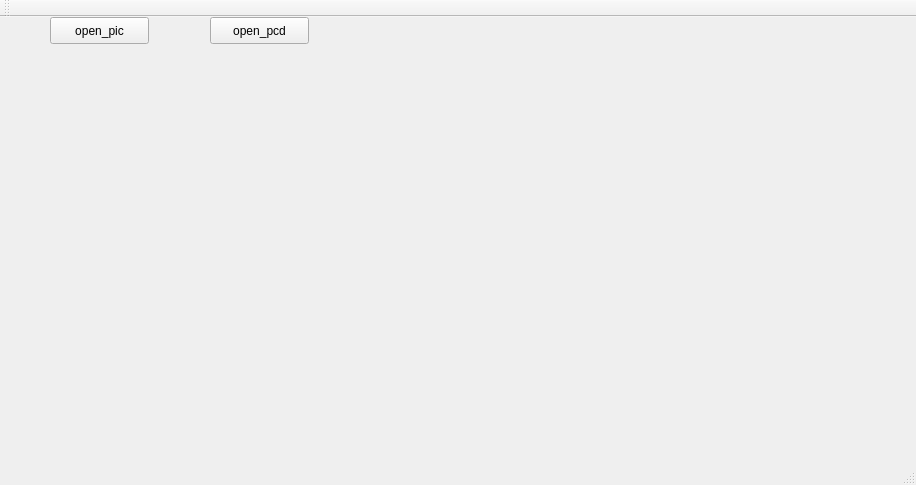
<?xml version="1.0" encoding="UTF-8"?>
<ui version="4.0">
 <class>pcl_visualizer</class>
 <widget class="QMainWindow" name="pcl_visualizer">
  <property name="geometry">
   <rect>
    <x>0</x>
    <y>0</y>
    <width>916</width>
    <height>485</height>
   </rect>
  </property>
  <property name="windowTitle">
   <string>pcl_visualizer</string>
  </property>
  <widget class="QWidget" name="centralWidget">
   <widget class="QVTKWidget" name="qvtkWidget">
    <property name="geometry">
     <rect>
      <x>450</x>
      <y>30</y>
      <width>461</width>
      <height>381</height>
     </rect>
    </property>
   </widget>
   <widget class="QPushButton" name="pushButton_pcl">
    <property name="geometry">
     <rect>
      <x>210</x>
      <y>0</y>
      <width>99</width>
      <height>27</height>
     </rect>
    </property>
    <property name="text">
     <string>open_pcd</string>
    </property>
   </widget>
   <widget class="QPushButton" name="pushButton_pic">
    <property name="geometry">
     <rect>
      <x>50</x>
      <y>0</y>
      <width>99</width>
      <height>27</height>
     </rect>
    </property>
    <property name="text">
     <string>open_pic</string>
    </property>
   </widget>
   <widget class="QLabel" name="labelimage">
    <property name="geometry">
     <rect>
      <x>6</x>
      <y>36</y>
      <width>441</width>
      <height>371</height>
     </rect>
    </property>
    <property name="text">
     <string/>
    </property>
   </widget>
  </widget>
  <widget class="QMenuBar" name="menuBar">
   <property name="geometry">
    <rect>
     <x>0</x>
     <y>0</y>
     <width>916</width>
     <height>31</height>
    </rect>
   </property>
  </widget>
  <widget class="QToolBar" name="mainToolBar">
   <attribute name="toolBarArea">
    <enum>TopToolBarArea</enum>
   </attribute>
   <attribute name="toolBarBreak">
    <bool>false</bool>
   </attribute>
  </widget>
  <widget class="QStatusBar" name="statusBar"/>
 </widget>
 <layoutdefault spacing="6" margin="11"/>
 <customwidgets>
  <customwidget>
   <class>QVTKWidget</class>
   <extends>QWidget</extends>
   <header>QVTKWidget.h</header>
  </customwidget>
 </customwidgets>
 <resources/>
 <connections/>
</ui>
